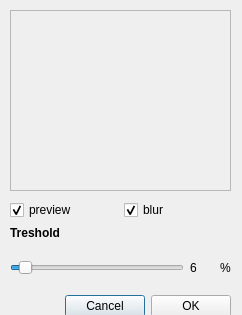
<ui version="4.0" >
 <class>AiDialog</class>
 <widget class="QDialog" name="AiDialog" >
  <property name="windowModality" >
   <enum>Qt::ApplicationModal</enum>
  </property>
  <property name="geometry" >
   <rect>
    <x>0</x>
    <y>0</y>
    <width>242</width>
    <height>315</height>
   </rect>
  </property>
  <property name="sizePolicy" >
   <sizepolicy>
    <hsizetype>0</hsizetype>
    <vsizetype>0</vsizetype>
    <horstretch>0</horstretch>
    <verstretch>0</verstretch>
   </sizepolicy>
  </property>
  <property name="minimumSize" >
   <size>
    <width>242</width>
    <height>315</height>
   </size>
  </property>
  <property name="maximumSize" >
   <size>
    <width>242</width>
    <height>315</height>
   </size>
  </property>
  <property name="font" >
   <font>
    <pointsize>9</pointsize>
   </font>
  </property>
  <property name="windowTitle" >
   <string>Select filter options</string>
  </property>
  <property name="sizeGripEnabled" >
   <bool>false</bool>
  </property>
  <property name="modal" >
   <bool>true</bool>
  </property>
  <widget class="QWidget" name="verticalLayout" >
   <property name="geometry" >
    <rect>
     <x>10</x>
     <y>200</y>
     <width>221</width>
     <height>117</height>
    </rect>
   </property>
   <layout class="QVBoxLayout" >
    <property name="margin" >
     <number>0</number>
    </property>
    <property name="spacing" >
     <number>6</number>
    </property>
    <item>
     <layout class="QHBoxLayout" >
      <property name="margin" >
       <number>0</number>
      </property>
      <property name="spacing" >
       <number>6</number>
      </property>
      <item>
       <widget class="QCheckBox" name="checkBox" >
        <property name="sizePolicy" >
         <sizepolicy>
          <hsizetype>5</hsizetype>
          <vsizetype>0</vsizetype>
          <horstretch>0</horstretch>
          <verstretch>0</verstretch>
         </sizepolicy>
        </property>
        <property name="text" >
         <string>preview</string>
        </property>
        <property name="checked" >
         <bool>true</bool>
        </property>
       </widget>
      </item>
      <item>
       <widget class="QCheckBox" name="checkBoxBlur" >
        <property name="sizePolicy" >
         <sizepolicy>
          <hsizetype>5</hsizetype>
          <vsizetype>0</vsizetype>
          <horstretch>0</horstretch>
          <verstretch>0</verstretch>
         </sizepolicy>
        </property>
        <property name="text" >
         <string>blur</string>
        </property>
        <property name="checked" >
         <bool>true</bool>
        </property>
       </widget>
      </item>
     </layout>
    </item>
    <item>
     <widget class="QLabel" name="label" >
      <property name="sizePolicy" >
       <sizepolicy>
        <hsizetype>4</hsizetype>
        <vsizetype>4</vsizetype>
        <horstretch>0</horstretch>
        <verstretch>0</verstretch>
       </sizepolicy>
      </property>
      <property name="font" >
       <font>
        <weight>75</weight>
        <bold>true</bold>
       </font>
      </property>
      <property name="text" >
       <string>Treshold</string>
      </property>
     </widget>
    </item>
    <item>
     <layout class="QHBoxLayout" >
      <property name="margin" >
       <number>0</number>
      </property>
      <property name="spacing" >
       <number>6</number>
      </property>
      <item>
       <widget class="QSlider" name="horizontalSlider" >
        <property name="sizePolicy" >
         <sizepolicy>
          <hsizetype>5</hsizetype>
          <vsizetype>0</vsizetype>
          <horstretch>0</horstretch>
          <verstretch>0</verstretch>
         </sizepolicy>
        </property>
        <property name="minimum" >
         <number>1</number>
        </property>
        <property name="maximum" >
         <number>99</number>
        </property>
        <property name="value" >
         <number>6</number>
        </property>
        <property name="sliderPosition" >
         <number>6</number>
        </property>
        <property name="orientation" >
         <enum>Qt::Horizontal</enum>
        </property>
       </widget>
      </item>
      <item>
       <widget class="QLabel" name="label_2" >
        <property name="sizePolicy" >
         <sizepolicy>
          <hsizetype>0</hsizetype>
          <vsizetype>5</vsizetype>
          <horstretch>0</horstretch>
          <verstretch>0</verstretch>
         </sizepolicy>
        </property>
        <property name="minimumSize" >
         <size>
          <width>24</width>
          <height>0</height>
         </size>
        </property>
        <property name="layoutDirection" >
         <enum>Qt::RightToLeft</enum>
        </property>
        <property name="text" >
         <string>6</string>
        </property>
        <property name="buddy" >
         <cstring>horizontalSlider</cstring>
        </property>
       </widget>
      </item>
      <item>
       <widget class="QLabel" name="label_3" >
        <property name="sizePolicy" >
         <sizepolicy>
          <hsizetype>4</hsizetype>
          <vsizetype>5</vsizetype>
          <horstretch>0</horstretch>
          <verstretch>0</verstretch>
         </sizepolicy>
        </property>
        <property name="text" >
         <string>%</string>
        </property>
       </widget>
      </item>
     </layout>
    </item>
    <item>
     <layout class="QHBoxLayout" >
      <property name="margin" >
       <number>0</number>
      </property>
      <property name="spacing" >
       <number>6</number>
      </property>
      <item>
       <spacer>
        <property name="orientation" >
         <enum>Qt::Horizontal</enum>
        </property>
        <property name="sizeHint" >
         <size>
          <width>40</width>
          <height>20</height>
         </size>
        </property>
       </spacer>
      </item>
      <item>
       <widget class="QPushButton" name="cancelButton" >
        <property name="text" >
         <string>Cancel</string>
        </property>
       </widget>
      </item>
      <item>
       <widget class="QPushButton" name="okButton" >
        <property name="text" >
         <string>OK</string>
        </property>
       </widget>
      </item>
     </layout>
    </item>
   </layout>
  </widget>
  <widget class="PreviewLabel" name="previewLabel" >
   <property name="geometry" >
    <rect>
     <x>10</x>
     <y>10</y>
     <width>221</width>
     <height>181</height>
    </rect>
   </property>
   <property name="cursor" >
    <cursor>9</cursor>
   </property>
   <property name="frameShape" >
    <enum>QFrame::StyledPanel</enum>
   </property>
   <property name="text" >
    <string/>
   </property>
   <property name="textFormat" >
    <enum>Qt::AutoText</enum>
   </property>
   <property name="scaledContents" >
    <bool>false</bool>
   </property>
   <property name="alignment" >
    <set>Qt::AlignCenter</set>
   </property>
   <property name="textInteractionFlags" >
    <enum>Qt::NoTextInteraction</enum>
   </property>
   <property name="buddy" >
    <cstring>checkBox</cstring>
   </property>
  </widget>
 </widget>
 <customwidgets>
  <customwidget>
   <class>PreviewLabel</class>
   <extends>QLabel</extends>
   <header>src/previewlabel.h</header>
  </customwidget>
 </customwidgets>
 <tabstops>
  <tabstop>checkBox</tabstop>
  <tabstop>checkBoxBlur</tabstop>
  <tabstop>horizontalSlider</tabstop>
  <tabstop>okButton</tabstop>
  <tabstop>cancelButton</tabstop>
 </tabstops>
 <resources>
  <include location="application.qrc" />
 </resources>
 <connections>
  <connection>
   <sender>okButton</sender>
   <signal>clicked()</signal>
   <receiver>AiDialog</receiver>
   <slot>accept()</slot>
   <hints>
    <hint type="sourcelabel" >
     <x>228</x>
     <y>306</y>
    </hint>
    <hint type="destinationlabel" >
     <x>96</x>
     <y>254</y>
    </hint>
   </hints>
  </connection>
  <connection>
   <sender>cancelButton</sender>
   <signal>clicked()</signal>
   <receiver>AiDialog</receiver>
   <slot>reject()</slot>
   <hints>
    <hint type="sourcelabel" >
     <x>147</x>
     <y>306</y>
    </hint>
    <hint type="destinationlabel" >
     <x>179</x>
     <y>282</y>
    </hint>
   </hints>
  </connection>
  <connection>
   <sender>horizontalSlider</sender>
   <signal>valueChanged(int)</signal>
   <receiver>label_2</receiver>
   <slot>setNum(int)</slot>
   <hints>
    <hint type="sourcelabel" >
     <x>88</x>
     <y>273</y>
    </hint>
    <hint type="destinationlabel" >
     <x>209</x>
     <y>273</y>
    </hint>
   </hints>
  </connection>
 </connections>
</ui>
